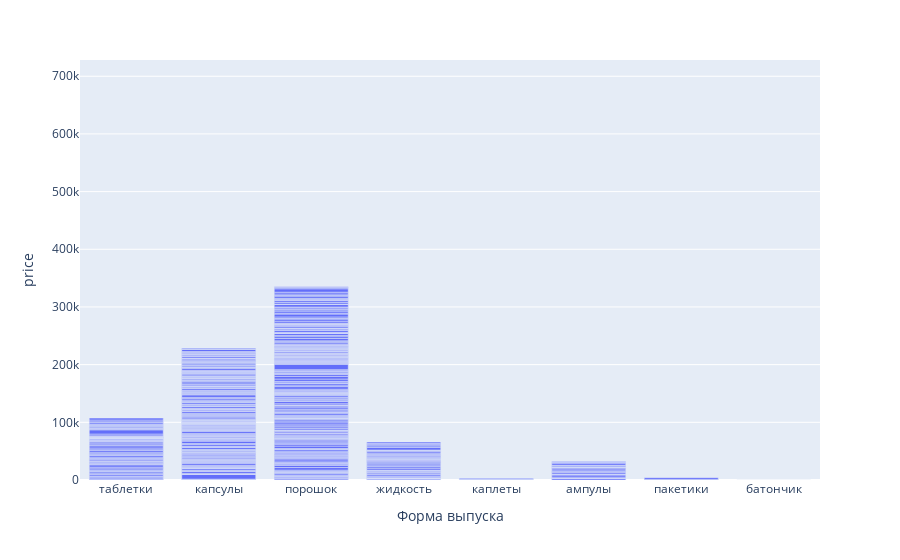

Notebook code cell kept with this figure:
### Code cell
px.bar(acids_df, x='Форма выпуска', y='price')

### Figure 1 — Plotly figure (JSON) as saved in the notebook; plotly's stock layout.template omitted (floating-point values rounded to 4 significant figures; data arrays with more than 128 entries replaced by an {"elided": "..."} marker saying what was removed)
{"data": [{"alignmentgroup": "True", "hovertemplate": "Форма выпуска=%{x}<br>price=%{y}<extra></extra>", "legendgroup": "", "marker": {"color": "#636efa", "pattern": {"shape": ""}}, "name": "", "offsetgroup": "", "orientation": "v", "showlegend": false, "textposition": "auto", "type": "bar", "x": {"elided": "926 str values"}, "xaxis": "x", "y": {"elided": "926 int values"}, "yaxis": "y"}], "layout": {"barmode": "relative", "legend": {"tracegroupgap": 0}, "margin": {"t": 60}, "xaxis": {"anchor": "y", "domain": [0, 1], "title": {"text": "Форма выпуска"}}, "yaxis": {"anchor": "x", "domain": [0, 1], "title": {"text": "price"}}}}
